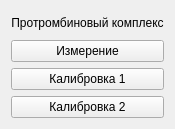
<?xml version="1.0" encoding="UTF-8"?>
<ui version="4.0">
 <class>Ko5</class>
 <widget class="QWidget" name="Ko5">
  <property name="geometry">
   <rect>
    <x>0</x>
    <y>0</y>
    <width>175</width>
    <height>129</height>
   </rect>
  </property>
  <property name="windowTitle">
   <string>Form</string>
  </property>
  <layout class="QVBoxLayout" name="verticalLayout_2">
   <item>
    <layout class="QVBoxLayout" name="verticalLayout">
     <item>
      <widget class="QLabel" name="label">
       <property name="text">
        <string>Протромбиновый комплекс</string>
       </property>
       <property name="alignment">
        <set>Qt::AlignCenter</set>
       </property>
      </widget>
     </item>
     <item>
      <widget class="QPushButton" name="startButton">
       <property name="text">
        <string>Измерение</string>
       </property>
      </widget>
     </item>
     <item>
      <widget class="QPushButton" name="calibr1Button">
       <property name="text">
        <string>Калибровка 1</string>
       </property>
      </widget>
     </item>
     <item>
      <widget class="QPushButton" name="calibr2Button">
       <property name="text">
        <string>Калибровка 2</string>
       </property>
      </widget>
     </item>
    </layout>
   </item>
  </layout>
 </widget>
 <resources/>
 <connections/>
</ui>
